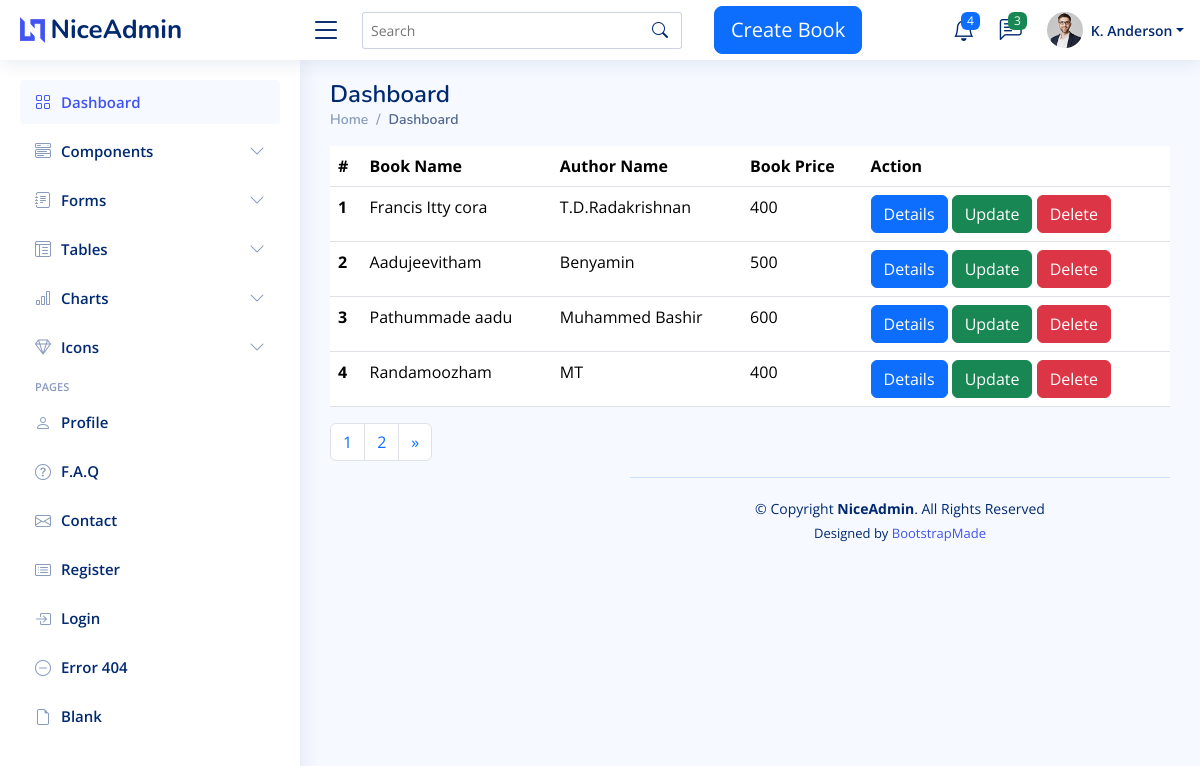
/home/, run on the app's committed database.
### book_app/models.py (models this page shows, shortened)
class Book(models.Model):
    title = models.CharField(max_length=100,null=True)
    price = models.IntegerField(null=True)
    image= models.ImageField(upload_to='book_media',null=True)
    quantity= models.IntegerField()
    author = models.ForeignKey(Author,on_delete=models.CASCADE,null=True)

class Author(models.Model):
    name = models.CharField(max_length=100,null=True)
    def __str__(self):
        return '{}'.format(self.name)

### book_app/views.py (the view)
# urls.py: path('home/',views.listBook,name='booklist'),
def listBook(request):
    books = Book.objects.all()
    paginator= Paginator(books,4)
    page_number= request.GET.get('page')
    try:
        page=paginator.get_page(page_number)
    except EmptyPage:
        page=paginator.page(page_number.num_pages)
    return render(request,'admin/listbook.html',{'books':books,'page':page})

### templates/admin/listbook.html (shortened to what this page needs)
{% extends 'admin/index.html' %}
{% load static %}
{% block content %}
<table class="table">
  <thead>
    <tr>
      <th scope="col">#</th>
      <th scope="col">Book Name</th>
      <th scope="col">Author Name</th>
      <th scope="col">Book Price</th>
      <th scope="col">Action</th>
    </tr>
  </thead>
  <tbody>
    {% for book in page %}
    <tr>
      <th scope="row">{{forloop.counter}}</th>
      <td>{{ book.title }}</td>
      <td>{{ book.author }}</td>
      <td>{{ book.price }}</td>
      <td><a href="{% url 'details' book.id %}" type="submit" class="btn btn-primary">Details</a>
            <a href="{% url 'update' book.id %}" type="submit" class="btn btn-success">Update</a>
            <a href="{% url 'delete' book.id %}" type="submit" class="btn btn-danger">Delete</a></td>
    </tr>
    {% endfor %}
  </tbody>
</table>
<nav aria-label="Page navigation example">
  <ul class="pagination">
      {% for num in page.paginator.page_range %}
    <li class="page-item" {% if page.number == num %}activate{% endif %}>
      <a class="page-link" href="?page{{ num }}">{{ num }}</a>
    </li>
      {% endfor %}
    {% if page.has_next %}
    <li class="page-item">
      <a class="page-link" href="?page={{ page.next_page_number }}" aria-label="Next">
        <span aria-hidden="true">&raquo;</span>
      </a>
    </li>
    {% endif %}
  </ul>
</nav>
{% endblock %}

### templates/admin/index.html (shortened to what this page needs)
<!DOCTYPE html>
{% load static %}
<html lang="en">
<head>
  <link href="{% static 'assets/vendor/bootstrap/css/bootstrap.min.css' %}" rel="stylesheet">
  <link href="{% static 'assets/vendor/bootstrap-icons/bootstrap-icons.css' %}" rel="stylesheet">
  <link href="{% static 'assets/vendor/boxicons/css/boxicons.min.css' %}" rel="stylesheet">
  <link href="{% static 'assets/vendor/quill/quill.snow.css' %}" rel="stylesheet">
  <link href="{% static 'assets/vendor/quill/quill.bubble.css' %}" rel="stylesheet">
  <link href="{% static 'assets/vendor/remixicon/remixicon.css' %}" rel="stylesheet">
  <link href="{% static 'assets/vendor/simple-datatables/style.css' %}" rel="stylesheet">
  <link href="{% static 'assets/css/style.css' %}" rel="stylesheet">
</head>
<body>
  <header id="header" class="header fixed-top d-flex align-items-center">
    <div class="d-flex align-items-center justify-content-between">
      <a href="index.html" class="logo d-flex align-items-center">
        <img src="{% static 'assets/img/logo.png' %}" alt="">
        <span class="d-none d-lg-block">NiceAdmin</span>
      </a>
      <i class="bi bi-list toggle-sidebar-btn"></i>
    </div>
    <div class="search-bar">
      <form class="search-form d-flex align-items-center" method="get" action="{% url 'search' %}">
        <input type="text" name="q" placeholder="Search" title="Search books or author">
        <button type="submit" title="Search"><i class="bi bi-search"></i></button>
      </form>
    </div>
    <div class="container">
      <a href="{% url 'createbook' %}" class="btn btn-primary btn-lg">Create Book</a>
    </div>
    <nav class="header-nav ms-auto">
      <ul class="d-flex align-items-center">
        <li class="nav-item dropdown">
          <a class="nav-link nav-icon" href="#" data-bs-toggle="dropdown">
            <i class="bi bi-bell"></i>
            <span class="badge bg-primary badge-number">4</span>
          </a>
        </li>
        <li class="nav-item dropdown">
          <a class="nav-link nav-icon" href="#" data-bs-toggle="dropdown">
            <i class="bi bi-chat-left-text"></i>
            <span class="badge bg-success badge-number">3</span>
          </a>
        </li>
        <li class="nav-item dropdown pe-3">
          <a class="nav-link nav-profile d-flex align-items-center pe-0" href="#" data-bs-toggle="dropdown">
            <img src="{% static 'assets/img/profile-img.jpg' %}" alt="Profile" class="rounded-circle">
            <span class="d-none d-md-block dropdown-toggle ps-2">K. Anderson</span>
          </a>
        </li>
      </ul>
    </nav>
  </header>
  <aside id="sidebar" class="sidebar">
    <ul class="sidebar-nav" id="sidebar-nav">
      <li class="nav-item">
        <a class="nav-link " href="{% url 'booklist' %}">
          <i class="bi bi-grid"></i>
          <span>Dashboard</span>
        </a>
      </li>
      <li class="nav-item">
        <a class="nav-link collapsed" data-bs-target="#components-nav" data-bs-toggle="collapse" href="#">
          <i class="bi bi-menu-button-wide"></i><span>Components</span><i class="bi bi-chevron-down ms-auto"></i>
        </a>
      </li>
      <li class="nav-item">
        <a class="nav-link collapsed" data-bs-target="#forms-nav" data-bs-toggle="collapse" href="#">
          <i class="bi bi-journal-text"></i><span>Forms</span><i class="bi bi-chevron-down ms-auto"></i>
        </a>
      </li>
      <li class="nav-item">
        <a class="nav-link collapsed" data-bs-target="#tables-nav" data-bs-toggle="collapse" href="#">
          <i class="bi bi-layout-text-window-reverse"></i><span>Tables</span><i class="bi bi-chevron-down ms-auto"></i>
        </a>
      </li>
      <li class="nav-item">
        <a class="nav-link collapsed" data-bs-target="#charts-nav" data-bs-toggle="collapse" href="#">
          <i class="bi bi-bar-chart"></i><span>Charts</span><i class="bi bi-chevron-down ms-auto"></i>
        </a>
      </li>
      <li class="nav-item">
        <a class="nav-link collapsed" data-bs-target="#icons-nav" data-bs-toggle="collapse" href="#">
          <i class="bi bi-gem"></i><span>Icons</span><i class="bi bi-chevron-down ms-auto"></i>
        </a>
      </li>
      <li class="nav-heading">Pages</li>
      <li class="nav-item">
        <a class="nav-link collapsed" href="users-profile.html">
          <i class="bi bi-person"></i>
          <span>Profile</span>
        </a>
      </li>
      <li class="nav-item">
        <a class="nav-link collapsed" href="pages-faq.html">
          <i class="bi bi-question-circle"></i>
          <span>F.A.Q</span>
        </a>
      </li>
      <li class="nav-item">
        <a class="nav-link collapsed" href="pages-contact.html">
          <i class="bi bi-envelope"></i>
          <span>Contact</span>
        </a>
      </li>
      <li class="nav-item">
        <a class="nav-link collapsed" href="pages-register.html">
          <i class="bi bi-card-list"></i>
          <span>Register</span>
        </a>
      </li>
      <li class="nav-item">
        <a class="nav-link collapsed" href="pages-login.html">
          <i class="bi bi-box-arrow-in-right"></i>
          <span>Login</span>
        </a>
      </li>
      <li class="nav-item">
        <a class="nav-link collapsed" href="pages-error-404.html">
          <i class="bi bi-dash-circle"></i>
          <span>Error 404</span>
        </a>
      </li>
      <li class="nav-item">
        <a class="nav-link collapsed" href="pages-blank.html">
          <i class="bi bi-file-earmark"></i>
          <span>Blank</span>
        </a>
      </li>
    </ul>
  </aside>
  <main id="main" class="main">
    <div class="pagetitle">
      <h1>Dashboard</h1>
      <nav>
        <ol class="breadcrumb">
          <li class="breadcrumb-item"><a href="index.html">Home</a></li>
          <li class="breadcrumb-item active">Dashboard</li>
        </ol>
      </nav>
    </div>
{% block content %}
 {% endblock %}
  <footer id="footer" class="footer">
    <div class="copyright">
      &copy; Copyright <strong><span>NiceAdmin</span></strong>. All Rights Reserved
    </div>
    <div class="credits">
      Designed by <a href="https://bootstrapmade.com/">BootstrapMade</a>
    </div>
  </footer>
</body>
</html>

### static/assets/css/style.css (style rules this page uses)
:root { scroll-behavior: smooth; }
body { font-family: "Open Sans", sans-serif; background: #f6f9ff; color: #444444; }
a { color: #4154f1; text-decoration: none; }
h1, h2, h3, h4, h5, h6 { font-family: "Nunito", sans-serif; }
#main { margin-top: 60px; padding: 20px 30px; transition: all 0.3s; }
.pagetitle { margin-bottom: 10px; }
.pagetitle h1 { font-size: 24px; margin-bottom: 0; font-weight: 600; color: #012970; }
.breadcrumb { font-size: 14px; font-family: "Nunito", sans-serif; color: #899bbd; font-weight: 600; }
.breadcrumb a { color: #899bbd; transition: 0.3s; }
.breadcrumb .breadcrumb-item::before { color: #899bbd; }
.breadcrumb .active { color: #51678f; font-weight: 600; }
.logo { line-height: 1; }
@media (min-width: 1200px) { .logo { width: 280px; } }
.logo img { max-height: 26px; margin-right: 6px; }
.logo span { font-size: 26px; font-weight: 700; color: #012970; font-family: "Nunito", sans-serif; }
.header { transition: all 0.5s; z-index: 997; height: 60px; box-shadow: 0px 2px 20px rgba(1, 41, 112, 0.1); background-color: #fff; padding-left: 20px; }
.header .toggle-sidebar-btn { font-size: 32px; padding-left: 10px; cursor: pointer; color: #012970; }
.header .search-bar { min-width: 360px; padding: 0 20px; }
.header .search-form { width: 100%; }
.header .search-form input { border: 0; font-size: 14px; color: #012970; border: 1px solid rgba(1, 41, 112, 0.2); padding: 7px 38px 7px 8px; border-radius: 3px; transition: 0.3s; width: 100%; }
.header .search-form button { border: 0; padding: 0; margin-left: -30px; background: none; }
.header .search-form button i { color: #012970; }
.header-nav ul { list-style: none; }
.header-nav>ul { margin: 0; padding: 0; }
.header-nav .nav-icon { font-size: 22px; color: #012970; margin-right: 25px; position: relative; }
.header-nav .nav-profile { color: #012970; }
.header-nav .nav-profile img { max-height: 36px; }
.header-nav .nav-profile span { font-size: 14px; font-weight: 600; }
.header-nav .badge-number { position: absolute; inset: -2px -5px auto auto; font-weight: normal; font-size: 12px; padding: 3px 6px; }
.sidebar { position: fixed; top: 60px; left: 0; bottom: 0; width: 300px; z-index: 996; transition: all 0.3s; padding: 20px; overflow-y: auto; scrollbar-width: thin; scrollbar-color: #aab7cf transparent; box-shadow: 0px 0px 20px rgba(1, 41, 112, 0.1); background-color: #fff; }
@media (min-width: 1200px) { #main, #footer { margin-left: 300px; } }
.sidebar-nav { padding: 0; margin: 0; list-style: none; }
.sidebar-nav li { padding: 0; margin: 0; list-style: none; }
.sidebar-nav .nav-item { margin-bottom: 5px; }
.sidebar-nav .nav-heading { font-size: 11px; text-transform: uppercase; color: #899bbd; font-weight: 600; margin: 10px 0 5px 15px; }
.sidebar-nav .nav-link { display: flex; align-items: center; font-size: 15px; font-weight: 600; color: #4154f1; transition: 0.3; background: #f6f9ff; padding: 10px 15px; border-radius: 4px; }
.sidebar-nav .nav-link i { font-size: 16px; margin-right: 10px; color: #4154f1; }
.sidebar-nav .nav-link.collapsed { color: #012970; background: #fff; }
.sidebar-nav .nav-link.collapsed i { color: #899bbd; }
.sidebar-nav .nav-link .bi-chevron-down { margin-right: 0; transition: transform 0.2s ease-in-out; }
.footer { padding: 20px 0; font-size: 14px; transition: all 0.3s; border-top: 1px solid #cddfff; }
.footer .copyright { text-align: center; color: #012970; }
.footer .credits { padding-top: 5px; text-align: center; font-size: 13px; color: #012970; }

### data on the page
Book: title "Francis Itty cora", author "T.D.Radakrishnan", price "400"
Book: title "Aadujeevitham", author "Benyamin", price "500"
Book: title "Pathummade aadu", author "Muhammed Bashir", price "600"
Book: title "Randamoozham", author "MT", price "400"

### other printed values
{{ num }} "1" "2"
